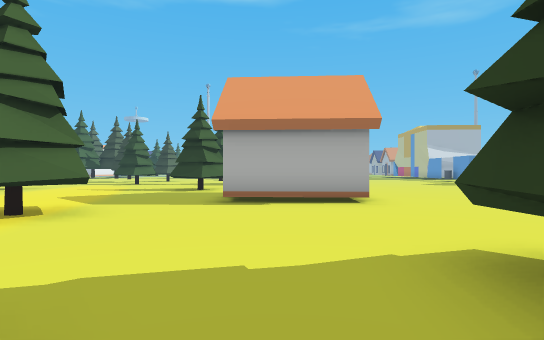
view 1 (above)

24 first-person views from a walk through a Godot game level. The camera is 1.3 m above the floor, looks level and sees 80° across. The floor is counted in squares, 2 m on a side. Each view is taken from the middle of a square. On the plan, view 1 faces up. The plan holds only what a view shows up to about 10 squares ahead; the rest is blank. The place goes on beyond the plan. Flat picture figures and markers are not drawn. Some surface patterns are stand-ins.

view 2
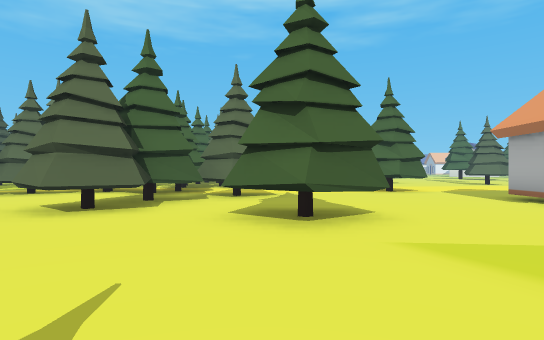

view 3
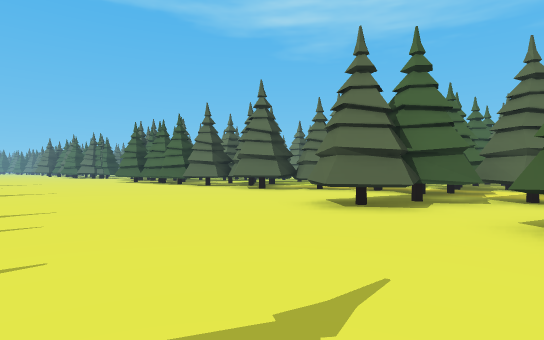

view 4
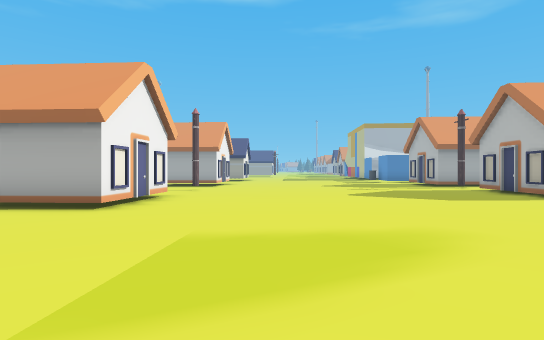

view 5
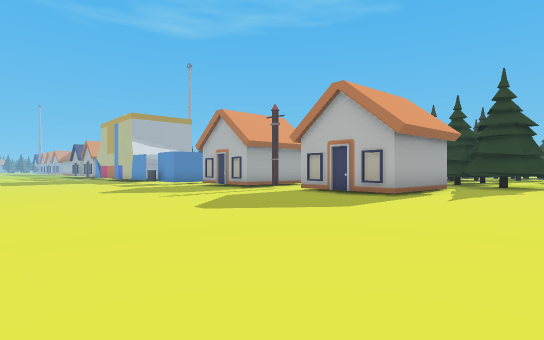

view 6
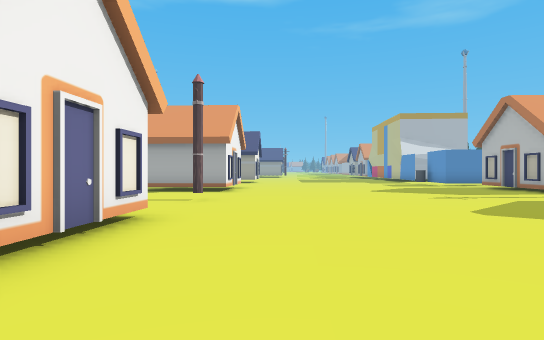

view 7
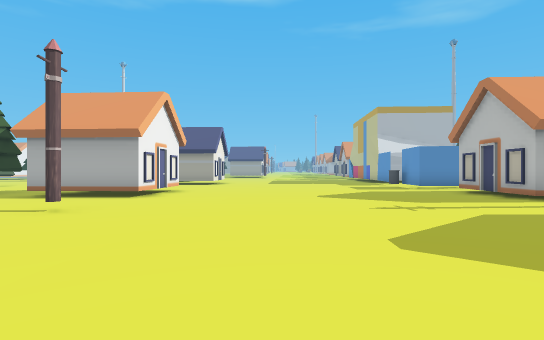

view 8
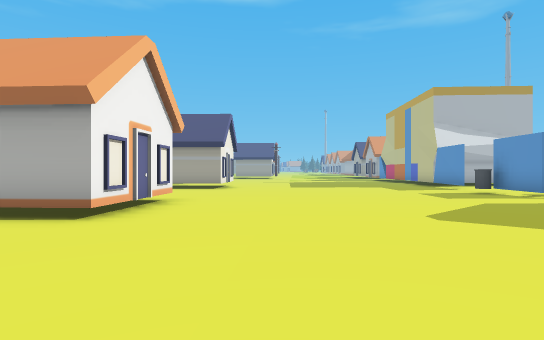

view 9
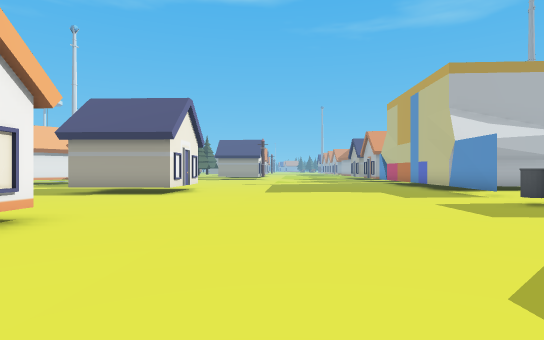

view 10
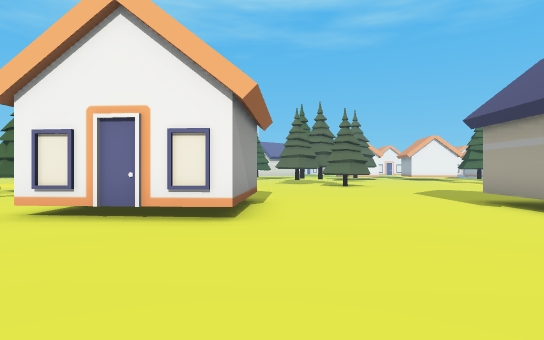

view 11
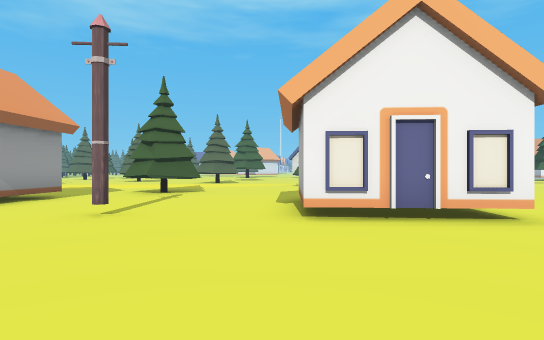

view 12
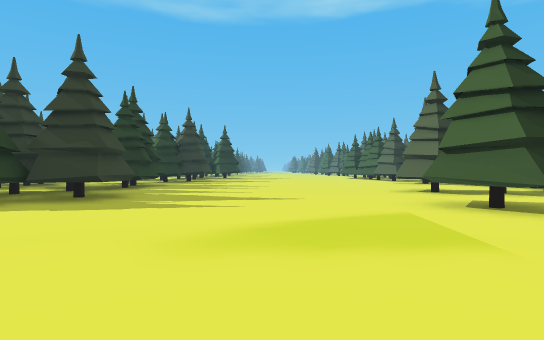

view 13
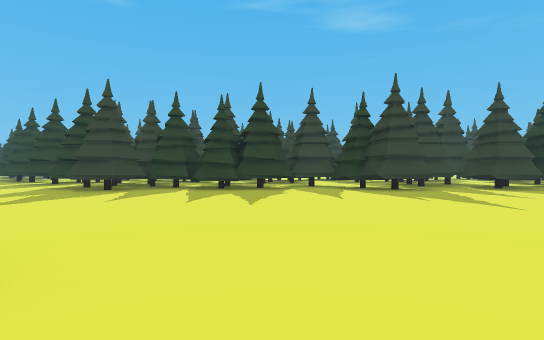

view 14
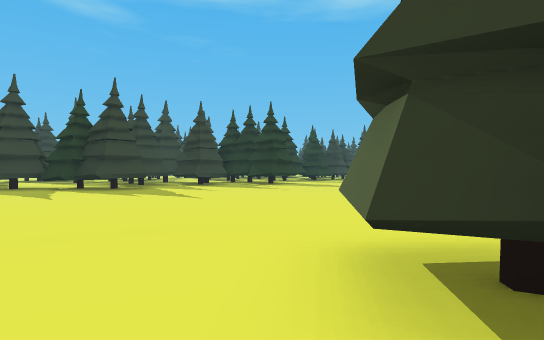

view 15
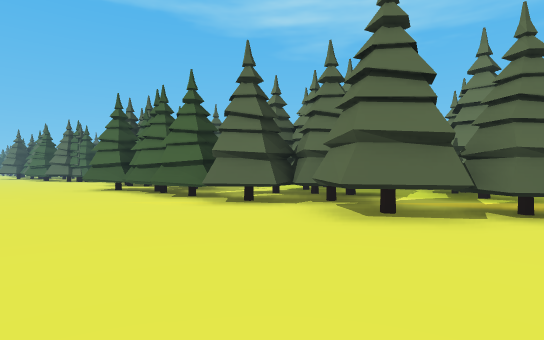

view 16
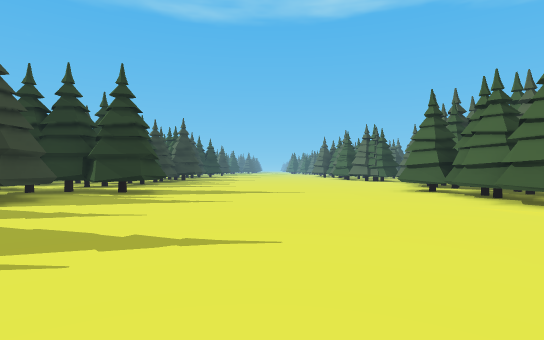

view 17
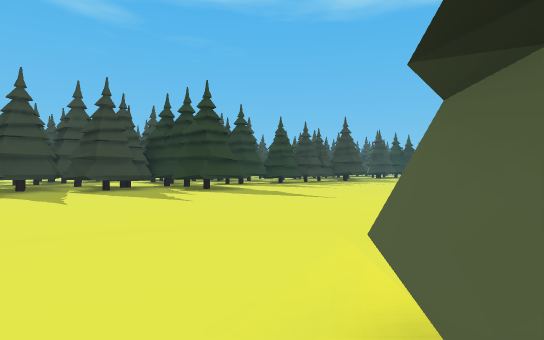

view 18
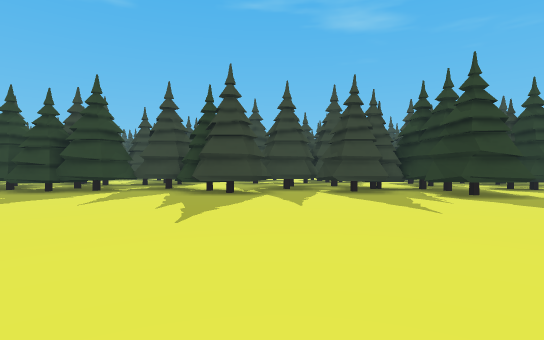

view 19
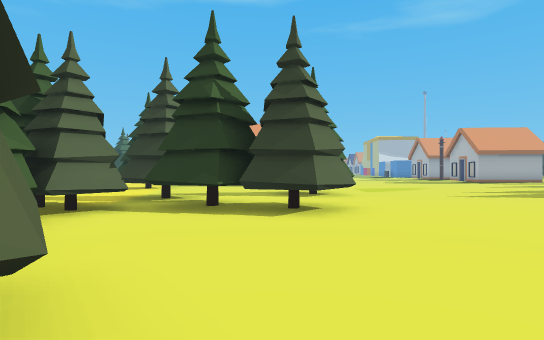

view 20
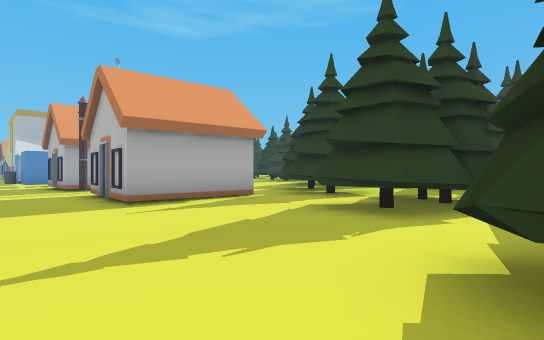

view 21
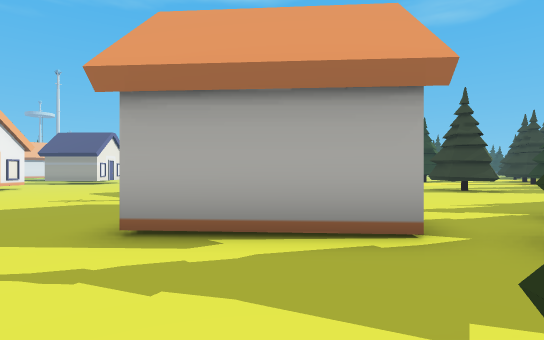

view 22
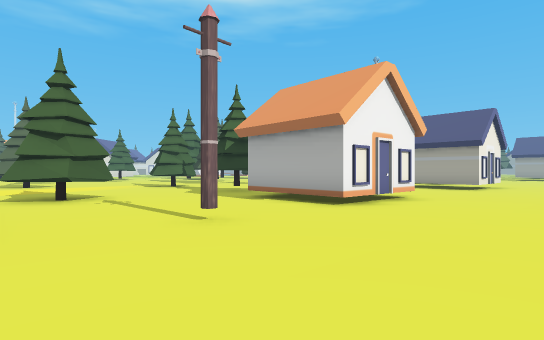

view 23
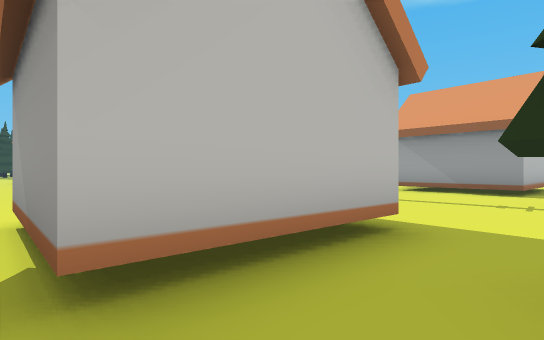

view 24
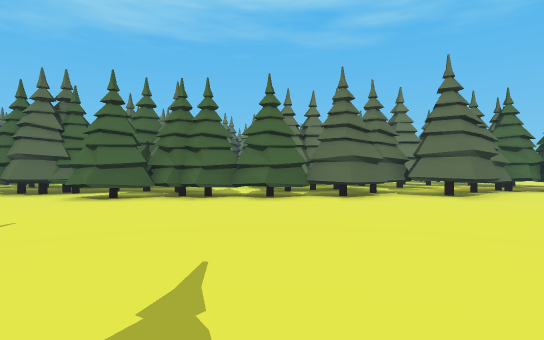

### Floor plan
Key: @ floor where view 1 was taken; # wall or solid block; x gap in a wall; . main floor; : floor 0.25 m higher than the main floor; - floor 0.25 m lower than the main floor; ^ raised ledge; T thing the floor can be seen under or through; R tree.
Columns run from 3 left of view 1 to 20 right of it. Each row starts with its distance up from view 1.
 24 ---####--------#.
 23 --------------##.
 22 --------------#.
 21 --------------..
 20 -------------.#.
 19 ------------..#
 18 R--###------...
 17 RR-# #-----....#
 16 R--###----.....#
 15 ----------.....#     .##
 14 ---------......#    ....
 13 #----#--........    ...:
 12 ##--............   ....
 11  #.............#   ...
 10 ...............#  ...
  9 ..####.........###..
  8 ..#  #.............#
  7 ..####.............#
  6 ..................:#
  5 #................###
  4 .................##
  3 ................:#
  2 .....##.......##
  1 .  ..##......##
  0 .T#@.........##
 -1 TTTTT........##
 -2 TTTTTT.......:#
 -3  T.TTT......:##
 -4  #.........::##
 -5  #.........::#^
 -6  ##.......::::x
 -7  ###.....:::::#
 -8   ##....::::###
 -9   #.....::::###
-10   ##...::::::##^
-11    #..::::::::x^
-12    #.::::::::##
-13    #.::::::::##
-14    #.:::::::##
-15    #.:::::::##
-16    ##:::::::#
-17    #..::::

Where each view was taken, in squares from view 1:
view 1: 0 up, 0 right, facing up
view 2: 1 up, 7 right, facing left
view 3: 1 up, 7 right, facing down-left
view 4: 1 up, 5 right, facing up
view 5: 5 up, 4 right, facing up-right
view 6: 5 up, 4 right, facing up
view 7: 7 up, 6 right, facing up
view 8: 11 up, 5 right, facing up
view 9: 14 up, 6 right, facing up
view 10: 19 up, 7 right, facing left
view 11: 15 up, 7 right, facing left
view 12: 7 up, 6 right, facing down
view 13: 5 down, 0 right, facing right
view 14: 5 down, 1 left, facing down-right
view 15: 5 down, 4 right, facing down-left
view 16: 6 down, 5 right, facing down
view 17: 9 down, 0 right, facing down-right
view 18: 10 down, 1 right, facing right
view 19: 8 down, 1 right, facing up
view 20: 2 up, 9 right, facing up-right
view 21: 5 up, 13 right, facing up
view 22: 10 up, 6 right, facing up-left
view 23: 19 up, 2 left, facing down-right
view 24: 12 down, 8 right, facing left
